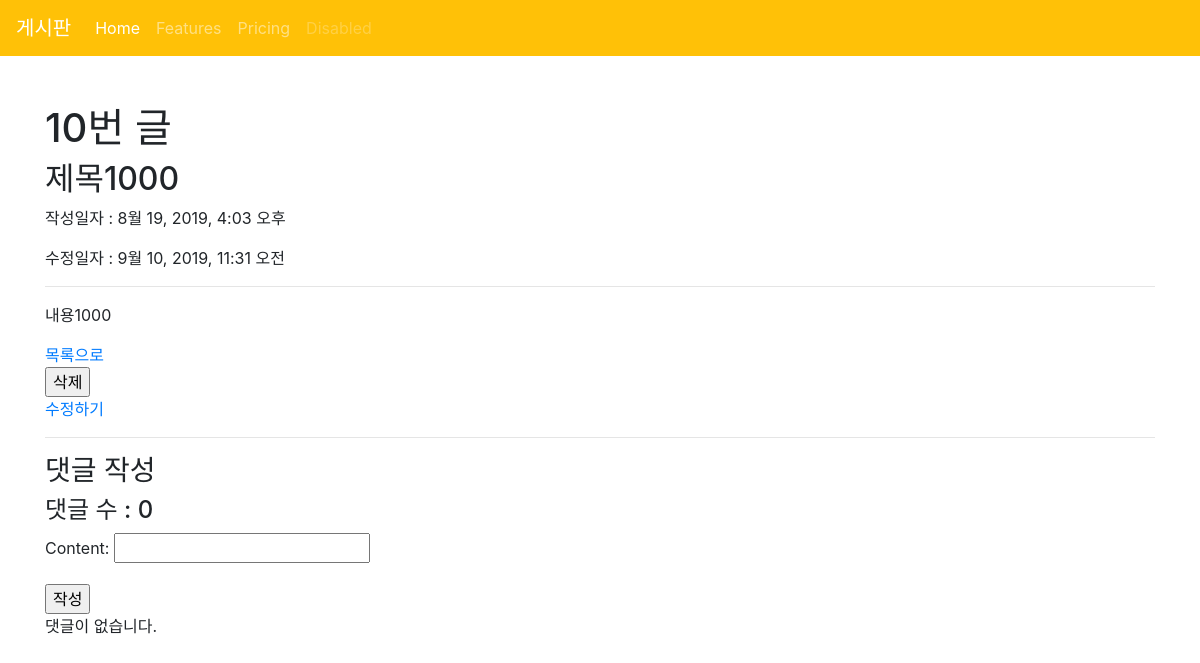
The app's page /articles/10/, older data.
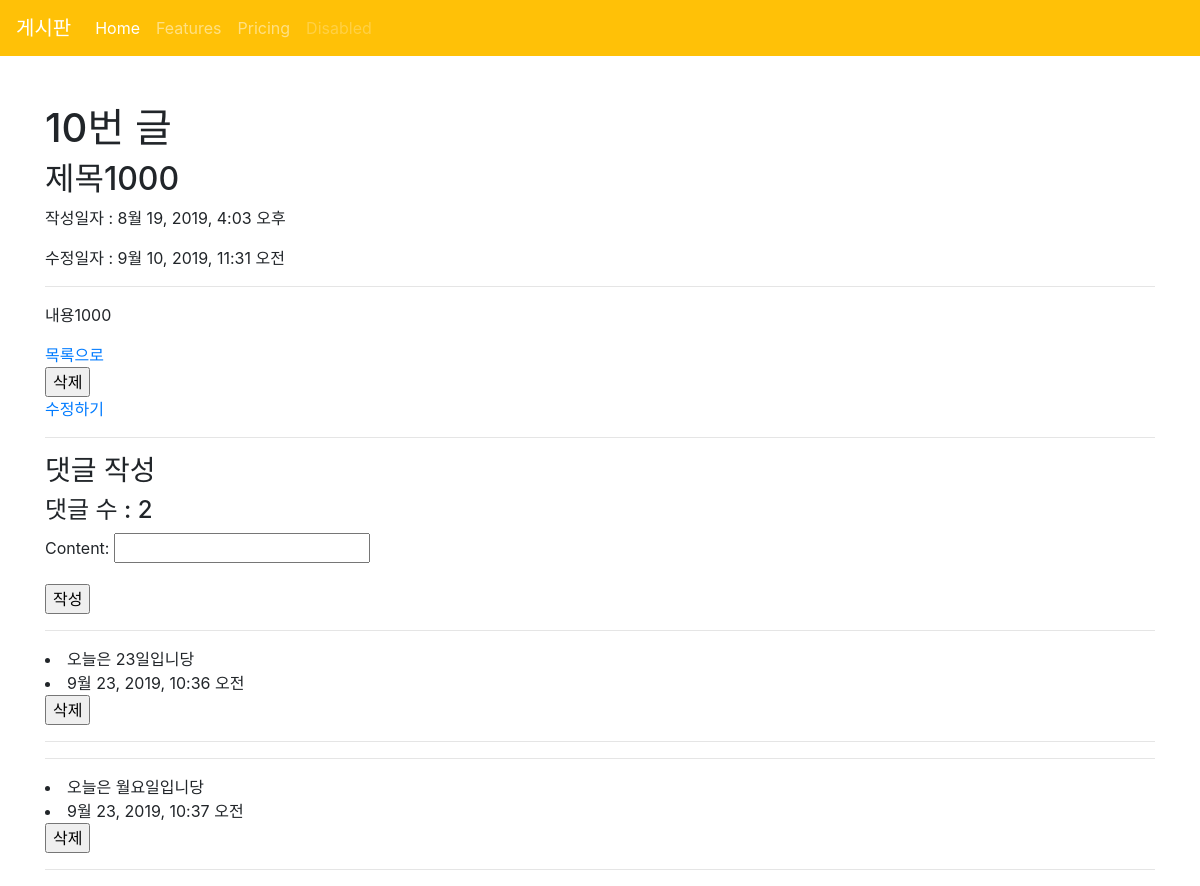
The same page, newer data.
### articles/models.py (models this page shows, shortened)
class Article(models.Model):
    title = models.CharField(max_length=10)
    content = models.TextField()
    created_at = models.DateTimeField(auto_now_add=True)
    updated_at = models.DateTimeField(auto_now=True)

class Comment(models.Model):
    content = models.CharField(max_length=140)
    created_at = models.DateTimeField(auto_now_add=True)
    article = models.ForeignKey(Article, on_delete=models.CASCADE)

### articles/views.py (the view)
# urls.py: path('<int:article_pk>/', views.detail, name='detail'),
def detail(request, article_pk):
    article = get_object_or_404(Article, pk=article_pk)
    comments = article.comment_set.all()
    comment_form = CommentForm()
    context = {
        'article': article,
        'comments': comments,
        'comment_form' : comment_form,
    }
    return render(request, 'articles/detail.html', context)

### articles/forms.py
class CommentForm(forms.ModelForm):
    class Meta:
        model = Comment
        fields = '__all__'
        exclude = ('article', )

### articles/templates/articles/detail.html (shortened to what this page needs)
{% extends 'articles/base.html' %}
{% load bootstrap4 %}
{% block body %}
<h1>{{ article.id }}번 글</h1>
<h2>{{ article.title }}</h2>
<p>작성일자 : {{ article.created_at }}</p>
<p>수정일자 : {{ article.updated_at }}</p>
<hr>
<p>{{ article.content }}</p>
<a href="{% url 'articles:index' %}">목록으로</a>
<form action="{% url 'articles:delete' article.pk %}" method="POST"
onclick="return confirm('정말 삭제하시겠습니까?')">
    <input type="submit" value="삭제">
</form>
<a href="{% url 'articles:update' article.pk %}">수정하기</a>
<hr>
<h3>댓글 작성 </h3>
<h4>댓글 수 : {{ comments.count }}</h4>
<form action="{% url 'articles:comment_create' article.pk %}" method="POST">
    {{ comment_form.as_p }}
    <input type="submit" value="작성">
</form>
{% for comment in article.comment_set.all %}
    <hr>
    <li>{{ comment.content }}</li>
    <li>{{ comment.created_at }}</li>
    <form action="{% url 'articles:comment_delete' article.pk comment.pk %}" method="POST"
    onclick="return confirm('정말 삭제하시겠습니까?')">
        <input type="submit" value="삭제">
    </form>
    <hr>
{% empty %}
    <p>댓글이 없습니다.</p>
{% endfor %}
{% endblock %}

### articles/templates/articles/base.html (shortened to what this page needs)
<!DOCTYPE html>
<html lang="ko">
<head>
  <link rel="stylesheet" href="https://stackpath.bootstrapcdn.com/bootstrap/4.3.1/css/bootstrap.min.css"
>
</head>
<body>
  <nav class="navbar navbar-expand-lg navbar-dark bg-warning">
    <a class="navbar-brand" href="/">게시판</a>
    <div class="collapse navbar-collapse" id="navbarNav">
      <ul class="navbar-nav">
        <li class="nav-item active">
          <a class="nav-link" href="#">Home <span class="sr-only">(current)</span></a>
        </li>
        <li class="nav-item">
          <a class="nav-link" href="#">Features</a>
        </li>
        <li class="nav-item">
          <a class="nav-link" href="#">Pricing</a>
        </li>
        <li class="nav-item">
          <a class="nav-link disabled" href="#" tabindex="-1" aria-disabled="true">Disabled</a>
        </li>
      </ul>
    </div>
  </nav>
  <div class="container mt-5">
    {% block body %}
    {% endblock %}
  </div>
</body>
</html>

Row changes from the older to the newer data that the page shows:
computed for Article "제목1000": count "0" → "2"
added Comment: content "오늘은 23일입니당", created_at "9월 23, 2019, 10:36 오전"
added Comment: content "오늘은 월요일입니당", created_at "9월 23, 2019, 10:37 오전"
Text that changed along with them:
text no longer shown: "댓글이 없습니다."
